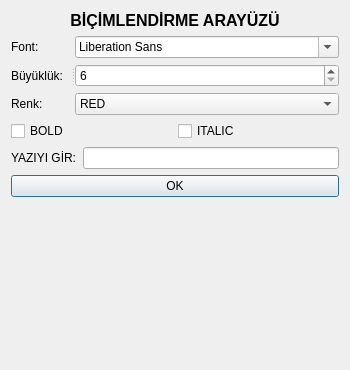
<?xml version="1.0" encoding="UTF-8"?>
<ui version="4.0">
 <class>Dialog</class>
 <widget class="QDialog" name="Dialog">
  <property name="geometry">
   <rect>
    <x>0</x>
    <y>0</y>
    <width>350</width>
    <height>370</height>
   </rect>
  </property>
  <property name="windowTitle">
   <string>Dialog</string>
  </property>
  <layout class="QGridLayout" name="gridLayout">
   <item row="0" column="0">
    <layout class="QVBoxLayout" name="verticalLayout_6">
     <item>
      <layout class="QVBoxLayout" name="verticalLayout_5">
       <item>
        <layout class="QVBoxLayout" name="verticalLayout_4">
         <item>
          <widget class="QLabel" name="label">
           <property name="font">
            <font>
             <pointsize>12</pointsize>
             <bold>true</bold>
            </font>
           </property>
           <property name="text">
            <string>BİÇİMLENDİRME ARAYÜZÜ</string>
           </property>
           <property name="alignment">
            <set>Qt::AlignCenter</set>
           </property>
          </widget>
         </item>
         <item>
          <layout class="QVBoxLayout" name="verticalLayout_3">
           <item>
            <widget class="QSplitter" name="splitter">
             <property name="orientation">
              <enum>Qt::Horizontal</enum>
             </property>
             <widget class="QWidget" name="layoutWidget">
              <layout class="QVBoxLayout" name="verticalLayout">
               <item>
                <widget class="QLabel" name="label_2">
                 <property name="text">
                  <string>Font:</string>
                 </property>
                </widget>
               </item>
               <item>
                <widget class="QLabel" name="label_3">
                 <property name="text">
                  <string>Büyüklük:</string>
                 </property>
                </widget>
               </item>
               <item>
                <widget class="QLabel" name="label_4">
                 <property name="text">
                  <string>Renk:</string>
                 </property>
                </widget>
               </item>
              </layout>
             </widget>
             <widget class="QWidget" name="layoutWidget">
              <layout class="QVBoxLayout" name="verticalLayout_2">
               <item>
                <widget class="QFontComboBox" name="fontComboBox"/>
               </item>
               <item>
                <widget class="QSpinBox" name="sb_Buyukluk">
                 <property name="minimum">
                  <number>6</number>
                 </property>
                 <property name="maximum">
                  <number>50</number>
                 </property>
                </widget>
               </item>
               <item>
                <widget class="QComboBox" name="cb_Renk">
                 <item>
                  <property name="text">
                   <string>RED</string>
                  </property>
                 </item>
                 <item>
                  <property name="text">
                   <string>GREEN</string>
                  </property>
                 </item>
                 <item>
                  <property name="text">
                   <string>CYAN</string>
                  </property>
                 </item>
                 <item>
                  <property name="text">
                   <string>BLUE</string>
                  </property>
                 </item>
                 <item>
                  <property name="text">
                   <string>YELLOW</string>
                  </property>
                 </item>
                 <item>
                  <property name="text">
                   <string>PURPLE</string>
                  </property>
                 </item>
                 <item>
                  <property name="text">
                   <string>BLACK</string>
                  </property>
                 </item>
                 <item>
                  <property name="text">
                   <string>WHITE</string>
                  </property>
                 </item>
                </widget>
               </item>
              </layout>
             </widget>
            </widget>
           </item>
           <item>
            <layout class="QHBoxLayout" name="horizontalLayout">
             <item>
              <widget class="QCheckBox" name="chb_Kalin">
               <property name="text">
                <string>BOLD</string>
               </property>
              </widget>
             </item>
             <item>
              <widget class="QCheckBox" name="chb_Italik">
               <property name="text">
                <string>ITALIC</string>
               </property>
              </widget>
             </item>
            </layout>
           </item>
           <item>
            <layout class="QHBoxLayout" name="horizontalLayout_2">
             <item>
              <widget class="QLabel" name="label_5">
               <property name="text">
                <string>YAZIYI GİR:</string>
               </property>
              </widget>
             </item>
             <item>
              <widget class="QLineEdit" name="txt_Yazi"/>
             </item>
            </layout>
           </item>
          </layout>
         </item>
        </layout>
       </item>
       <item>
        <widget class="QPushButton" name="btn_Onay">
         <property name="text">
          <string>OK</string>
         </property>
        </widget>
       </item>
      </layout>
     </item>
     <item>
      <widget class="QLabel" name="YAZDIR">
       <property name="text">
        <string/>
       </property>
      </widget>
     </item>
    </layout>
   </item>
  </layout>
 </widget>
 <resources/>
 <connections/>
</ui>
